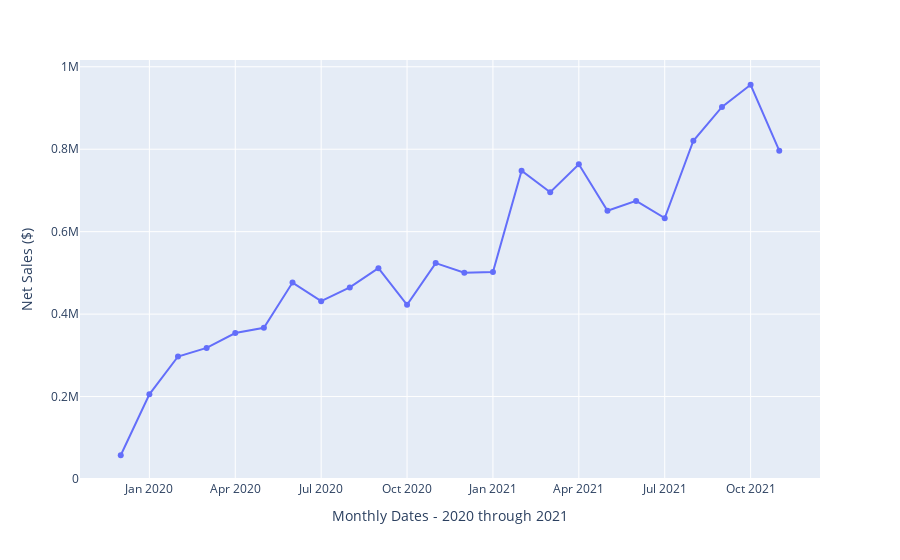

Notebook code for this chart:
### Code cell
x=df.date
y=df.sales
fig = px.line(df, x=x, y=y,
              ## title="Vitamin Ventures Total Net Sales - 2020 through 2021",
              labels=dict(date="Monthly Dates - 2020 through 2021",
                     sales="Net Sales ($)"),
              markers = True,
)
fig.update_layout(
              xaxis = dict(
              tickmode = 'array',
              tickvals = [1, 4, 7, 10, 13, 16, 19, 22],
              ticktext = ['Jan 2020', 'Apr 2020', 'Jul 2020', 'Oct 2020', 'Jan 2021', 'Apr 2021','Jul 2021','Oct 2021']
       )
              )

fig.show()
fig.write_html("../Graphs/Total_Net_Sales_2020-2021_line.html")

### Figure 1 — Plotly figure (JSON) as saved in the notebook; plotly's stock layout.template omitted (floating-point values rounded to 4 significant figures)
{"data": [{"hovertemplate": "Monthly Dates - 2020 through 2021=%{x}<br>Net Sales ($)=%{y}<extra></extra>", "legendgroup": "", "line": {"color": "#636efa", "dash": "solid"}, "marker": {"symbol": "circle"}, "mode": "lines+markers", "name": "", "orientation": "v", "showlegend": false, "type": "scatter", "x": ["1/1/2020", "2/1/2020", "3/1/2020", "4/1/2020", "5/1/2020", "6/1/2020", "7/1/2020", "8/1/2020", "9/1/2020", "10/1/2020", "11/1/2020", "12/1/2020", "1/1/2021", "2/1/2021", "3/1/2021", "4/1/2021", "5/1/2021", "6/1/2021", "7/1/2021", "8/1/2021", "9/1/2021", "10/1/2021", "11/1/2021", "12/1/2021"], "xaxis": "x", "y": [57640.0, 205400.0, 297200.0, 318100.0, 354200.0, 366900.0, 476500.0, 431400.0, 464800.0, 511300.0, 422600.0, 523800.0, 500500.0, 502200.0, 748000.0, 695800.0, 763600.0, 650600.0, 674600.0, 632800.0, 820500.0, 902500.0, 956400.0, 796400.0], "yaxis": "y"}], "layout": {"legend": {"tracegroupgap": 0}, "margin": {"t": 60}, "xaxis": {"anchor": "y", "domain": [0, 1], "tickmode": "array", "ticktext": ["Jan 2020", "Apr 2020", "Jul 2020", "Oct 2020", "Jan 2021", "Apr 2021", "Jul 2021", "Oct 2021"], "tickvals": [1, 4, 7, 10, 13, 16, 19, 22], "title": {"text": "Monthly Dates - 2020 through 2021"}}, "yaxis": {"anchor": "x", "domain": [0, 1], "title": {"text": "Net Sales ($)"}}}}
